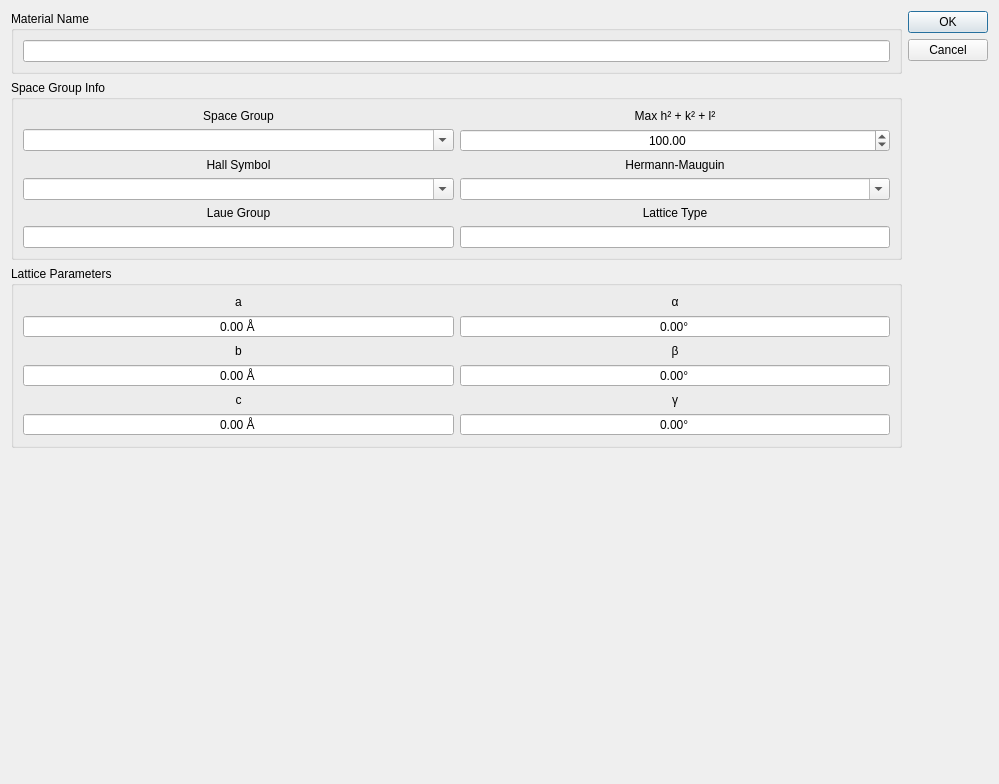
<?xml version="1.0" encoding="UTF-8"?>
<ui version="4.0">
 <class>Dialog</class>
 <widget class="QDialog" name="Dialog">
  <property name="geometry">
   <rect>
    <x>0</x>
    <y>0</y>
    <width>999</width>
    <height>784</height>
   </rect>
  </property>
  <property name="windowTitle">
   <string>Dialog</string>
  </property>
  <layout class="QHBoxLayout" name="horizontalLayout_2">
   <item>
    <layout class="QVBoxLayout" name="verticalLayout">
     <item>
      <widget class="QGroupBox" name="groupBox">
       <property name="title">
        <string>Material Name</string>
       </property>
       <layout class="QVBoxLayout" name="verticalLayout_2">
        <item>
         <widget class="QLineEdit" name="lineEdit_6"/>
        </item>
       </layout>
      </widget>
     </item>
     <item>
      <widget class="QGroupBox" name="groupBox_3">
       <property name="font">
        <font>
         <weight>50</weight>
         <bold>false</bold>
        </font>
       </property>
       <property name="title">
        <string>Space Group Info</string>
       </property>
       <layout class="QGridLayout" name="gridLayout">
        <item row="4" column="1">
         <widget class="QComboBox" name="hermannMauguinComboBox">
          <property name="editable">
           <bool>true</bool>
          </property>
         </widget>
        </item>
        <item row="5" column="0">
         <widget class="QLabel" name="label_6">
          <property name="font">
           <font>
            <weight>50</weight>
            <bold>false</bold>
           </font>
          </property>
          <property name="text">
           <string>Laue Group</string>
          </property>
          <property name="alignment">
           <set>Qt::AlignCenter</set>
          </property>
         </widget>
        </item>
        <item row="2" column="1">
         <widget class="QDoubleSpinBox" name="maxHklSpinBox">
          <property name="alignment">
           <set>Qt::AlignCenter</set>
          </property>
          <property name="maximum">
           <double>1000.000000000000000</double>
          </property>
          <property name="value">
           <double>100.000000000000000</double>
          </property>
         </widget>
        </item>
        <item row="3" column="0">
         <widget class="QLabel" name="label_5">
          <property name="font">
           <font>
            <weight>50</weight>
            <bold>false</bold>
           </font>
          </property>
          <property name="text">
           <string>Hall Symbol</string>
          </property>
          <property name="alignment">
           <set>Qt::AlignCenter</set>
          </property>
         </widget>
        </item>
        <item row="3" column="1">
         <widget class="QLabel" name="label_4">
          <property name="font">
           <font>
            <weight>50</weight>
            <bold>false</bold>
           </font>
          </property>
          <property name="text">
           <string>Hermann-Mauguin</string>
          </property>
          <property name="alignment">
           <set>Qt::AlignCenter</set>
          </property>
         </widget>
        </item>
        <item row="5" column="1">
         <widget class="QLabel" name="label_2">
          <property name="font">
           <font>
            <weight>50</weight>
            <bold>false</bold>
           </font>
          </property>
          <property name="text">
           <string>Lattice Type</string>
          </property>
          <property name="alignment">
           <set>Qt::AlignCenter</set>
          </property>
         </widget>
        </item>
        <item row="0" column="0">
         <widget class="QLabel" name="label">
          <property name="sizePolicy">
           <sizepolicy hsizetype="Expanding" vsizetype="Minimum">
            <horstretch>0</horstretch>
            <verstretch>0</verstretch>
           </sizepolicy>
          </property>
          <property name="font">
           <font>
            <weight>50</weight>
            <bold>false</bold>
           </font>
          </property>
          <property name="text">
           <string>Space Group</string>
          </property>
          <property name="alignment">
           <set>Qt::AlignCenter</set>
          </property>
         </widget>
        </item>
        <item row="6" column="0">
         <widget class="QLineEdit" name="lineEdit_2">
          <property name="font">
           <font>
            <weight>50</weight>
            <bold>false</bold>
           </font>
          </property>
          <property name="alignment">
           <set>Qt::AlignCenter</set>
          </property>
          <property name="readOnly">
           <bool>true</bool>
          </property>
         </widget>
        </item>
        <item row="6" column="1">
         <widget class="QLineEdit" name="lineEdit_3">
          <property name="font">
           <font>
            <weight>50</weight>
            <bold>false</bold>
           </font>
          </property>
          <property name="alignment">
           <set>Qt::AlignCenter</set>
          </property>
          <property name="readOnly">
           <bool>true</bool>
          </property>
         </widget>
        </item>
        <item row="0" column="1">
         <widget class="QLabel" name="label_3">
          <property name="font">
           <font>
            <weight>50</weight>
            <bold>false</bold>
           </font>
          </property>
          <property name="text">
           <string>Max h² + k² + l²</string>
          </property>
          <property name="alignment">
           <set>Qt::AlignCenter</set>
          </property>
         </widget>
        </item>
        <item row="4" column="0">
         <widget class="QComboBox" name="hallSymbolComboBox">
          <property name="editable">
           <bool>true</bool>
          </property>
         </widget>
        </item>
        <item row="2" column="0">
         <widget class="QComboBox" name="spaceGroupComboBox">
          <property name="editable">
           <bool>true</bool>
          </property>
         </widget>
        </item>
       </layout>
      </widget>
     </item>
     <item>
      <widget class="QGroupBox" name="groupBox_2">
       <property name="font">
        <font>
         <weight>50</weight>
         <bold>false</bold>
        </font>
       </property>
       <property name="title">
        <string>Lattice Parameters</string>
       </property>
       <layout class="QGridLayout" name="gridLayout_2">
        <item row="1" column="3">
         <widget class="QDoubleSpinBox" name="doubleSpinBox_2">
          <property name="alignment">
           <set>Qt::AlignCenter</set>
          </property>
          <property name="buttonSymbols">
           <enum>QAbstractSpinBox::NoButtons</enum>
          </property>
          <property name="suffix">
           <string> Å</string>
          </property>
          <property name="maximum">
           <double>1000.000000000000000</double>
          </property>
         </widget>
        </item>
        <item row="5" column="3">
         <layout class="QHBoxLayout" name="horizontalLayout">
          <item>
           <widget class="QDoubleSpinBox" name="doubleSpinBox_3">
            <property name="alignment">
             <set>Qt::AlignCenter</set>
            </property>
            <property name="buttonSymbols">
             <enum>QAbstractSpinBox::NoButtons</enum>
            </property>
            <property name="suffix">
             <string> Å</string>
            </property>
            <property name="maximum">
             <double>1000.000000000000000</double>
            </property>
           </widget>
          </item>
         </layout>
        </item>
        <item row="1" column="5">
         <widget class="QDoubleSpinBox" name="doubleSpinBox_7">
          <property name="alignment">
           <set>Qt::AlignCenter</set>
          </property>
          <property name="buttonSymbols">
           <enum>QAbstractSpinBox::NoButtons</enum>
          </property>
          <property name="suffix">
           <string>°</string>
          </property>
          <property name="maximum">
           <double>180.000000000000000</double>
          </property>
         </widget>
        </item>
        <item row="3" column="3">
         <widget class="QDoubleSpinBox" name="doubleSpinBox_4">
          <property name="alignment">
           <set>Qt::AlignCenter</set>
          </property>
          <property name="buttonSymbols">
           <enum>QAbstractSpinBox::NoButtons</enum>
          </property>
          <property name="suffix">
           <string> Å</string>
          </property>
          <property name="maximum">
           <double>1000.000000000000000</double>
          </property>
         </widget>
        </item>
        <item row="3" column="5">
         <widget class="QDoubleSpinBox" name="doubleSpinBox_5">
          <property name="alignment">
           <set>Qt::AlignCenter</set>
          </property>
          <property name="buttonSymbols">
           <enum>QAbstractSpinBox::NoButtons</enum>
          </property>
          <property name="suffix">
           <string>°</string>
          </property>
          <property name="maximum">
           <double>180.000000000000000</double>
          </property>
         </widget>
        </item>
        <item row="5" column="5">
         <widget class="QDoubleSpinBox" name="doubleSpinBox_6">
          <property name="alignment">
           <set>Qt::AlignCenter</set>
          </property>
          <property name="buttonSymbols">
           <enum>QAbstractSpinBox::NoButtons</enum>
          </property>
          <property name="suffix">
           <string>°</string>
          </property>
          <property name="maximum">
           <double>180.000000000000000</double>
          </property>
         </widget>
        </item>
        <item row="0" column="3">
         <widget class="QLabel" name="label_10">
          <property name="font">
           <font>
            <weight>50</weight>
            <bold>false</bold>
           </font>
          </property>
          <property name="text">
           <string>a</string>
          </property>
          <property name="alignment">
           <set>Qt::AlignCenter</set>
          </property>
         </widget>
        </item>
        <item row="2" column="3">
         <widget class="QLabel" name="label_11">
          <property name="font">
           <font>
            <weight>50</weight>
            <bold>false</bold>
           </font>
          </property>
          <property name="text">
           <string>b</string>
          </property>
          <property name="alignment">
           <set>Qt::AlignCenter</set>
          </property>
         </widget>
        </item>
        <item row="4" column="3">
         <widget class="QLabel" name="label_12">
          <property name="font">
           <font>
            <weight>50</weight>
            <bold>false</bold>
           </font>
          </property>
          <property name="text">
           <string>c</string>
          </property>
          <property name="alignment">
           <set>Qt::AlignCenter</set>
          </property>
         </widget>
        </item>
        <item row="0" column="5">
         <widget class="QLabel" name="label_13">
          <property name="font">
           <font>
            <weight>50</weight>
            <bold>false</bold>
           </font>
          </property>
          <property name="text">
           <string>α</string>
          </property>
          <property name="alignment">
           <set>Qt::AlignCenter</set>
          </property>
         </widget>
        </item>
        <item row="2" column="5">
         <widget class="QLabel" name="label_14">
          <property name="font">
           <font>
            <weight>50</weight>
            <bold>false</bold>
           </font>
          </property>
          <property name="text">
           <string>β</string>
          </property>
          <property name="alignment">
           <set>Qt::AlignCenter</set>
          </property>
         </widget>
        </item>
        <item row="4" column="5">
         <widget class="QLabel" name="label_15">
          <property name="font">
           <font>
            <family>Lucida Grande</family>
            <weight>50</weight>
            <bold>false</bold>
           </font>
          </property>
          <property name="text">
           <string>γ</string>
          </property>
          <property name="alignment">
           <set>Qt::AlignCenter</set>
          </property>
         </widget>
        </item>
       </layout>
      </widget>
     </item>
     <item>
      <spacer name="verticalSpacer">
       <property name="orientation">
        <enum>Qt::Vertical</enum>
       </property>
       <property name="sizeHint" stdset="0">
        <size>
         <width>20</width>
         <height>40</height>
        </size>
       </property>
      </spacer>
     </item>
    </layout>
   </item>
   <item>
    <widget class="QDialogButtonBox" name="buttonBox">
     <property name="orientation">
      <enum>Qt::Vertical</enum>
     </property>
     <property name="standardButtons">
      <set>QDialogButtonBox::Cancel|QDialogButtonBox::Ok</set>
     </property>
    </widget>
   </item>
  </layout>
 </widget>
 <resources/>
 <connections>
  <connection>
   <sender>buttonBox</sender>
   <signal>accepted()</signal>
   <receiver>Dialog</receiver>
   <slot>accept()</slot>
   <hints>
    <hint type="sourcelabel">
     <x>248</x>
     <y>254</y>
    </hint>
    <hint type="destinationlabel">
     <x>157</x>
     <y>274</y>
    </hint>
   </hints>
  </connection>
  <connection>
   <sender>buttonBox</sender>
   <signal>rejected()</signal>
   <receiver>Dialog</receiver>
   <slot>reject()</slot>
   <hints>
    <hint type="sourcelabel">
     <x>316</x>
     <y>260</y>
    </hint>
    <hint type="destinationlabel">
     <x>286</x>
     <y>274</y>
    </hint>
   </hints>
  </connection>
 </connections>
</ui>
